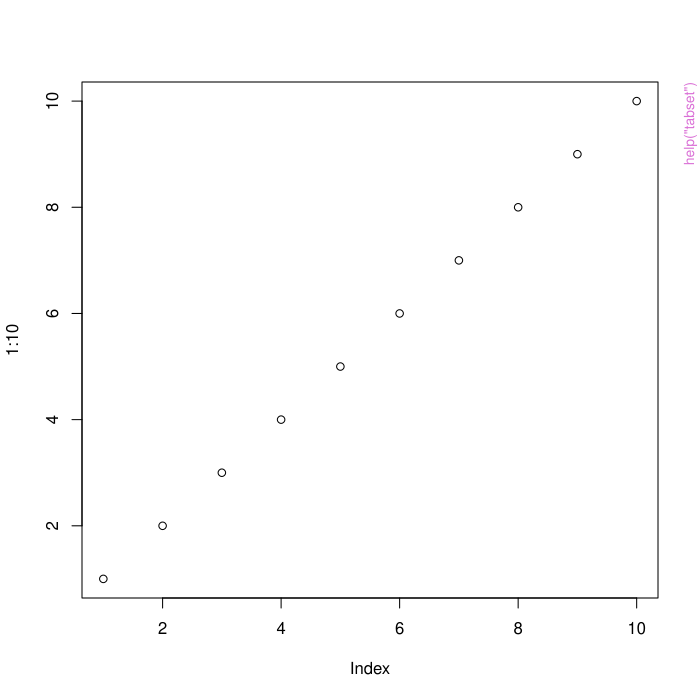

Write the R code that produced this figure.
pkgname <- "xfun"
source(file.path(R.home("share"), "R", "examples-header.R"))
options(warn = 1)
library('xfun')

base::assign(".oldSearch", base::search(), pos = 'CheckExEnv')
base::assign(".old_wd", base::getwd(), pos = 'CheckExEnv')
cleanEx()
nameEx("Rscript")
### * Rscript

flush(stderr()); flush(stdout())

### Name: Rscript
### Title: Run the commands 'Rscript' and 'R CMD'
### Aliases: Rscript Rcmd

### ** Examples

library(xfun)
Rscript(c("-e", "1+1"))
Rcmd(c("build", "--help"))



cleanEx()
nameEx("Rscript_call")
### * Rscript_call

flush(stderr()); flush(stdout())

### Name: Rscript_call
### Title: Call a function in a new R session via 'Rscript()'
### Aliases: Rscript_call

### ** Examples

factorial(10)
# should return the same value
xfun::Rscript_call("factorial", list(10))

# the first argument can be either a character string or a function
xfun::Rscript_call(factorial, list(10))

# Run Rscript starting a vanilla R session
xfun::Rscript_call(factorial, list(10), options = c("--vanilla"))



cleanEx()
nameEx("alnum_id")
### * alnum_id

flush(stderr()); flush(stdout())

### Name: alnum_id
### Title: Generate ID strings
### Aliases: alnum_id

### ** Examples

x = c("Hello world 123!", "a  &b*^##c 456")
xfun::alnum_id(x)
xfun::alnum_id(x, "[^[:alpha:]]+")  # only keep alphabetical chars
# when text contains HTML tags
xfun::alnum_id("<h1>Hello <strong>world</strong>!")



cleanEx()
nameEx("attr2")
### * attr2

flush(stderr()); flush(stdout())

### Name: attr2
### Title: Obtain an attribute of an object without partial matching
### Aliases: attr2

### ** Examples

z = structure(list(a = 1), foo = 2)
base::attr(z, "f")  # 2
xfun::attr2(z, "f")  # NULL
xfun::attr2(z, "foo")  # 2



cleanEx()
nameEx("base64_encode")
### * base64_encode

flush(stderr()); flush(stdout())

### Name: base64_encode
### Title: Encode/decode data into/from base64 encoding.
### Aliases: base64_encode base64_decode

### ** Examples

xfun::base64_encode(as.raw(1:10))
logo = xfun:::R_logo()
xfun::base64_encode(logo)
xfun::base64_decode("AQIDBAUGBwgJCg==")



cleanEx()
nameEx("base64_uri")
### * base64_uri

flush(stderr()); flush(stdout())

### Name: base64_uri
### Title: Generate the Data URI for a file
### Aliases: base64_uri

### ** Examples

logo = xfun:::R_logo()
img = xfun::html_tag("img", src = xfun::base64_uri(logo), alt = "R logo")
if (interactive()) xfun::html_view(img)



cleanEx()
nameEx("base_pkgs")
### * base_pkgs

flush(stderr()); flush(stdout())

### Name: base_pkgs
### Title: Get base R package names
### Aliases: base_pkgs

### ** Examples

xfun::base_pkgs()



cleanEx()
nameEx("browser_print")
### * browser_print

flush(stderr()); flush(stdout())

### Name: browser_print
### Title: Print a web page to PDF/PNG/JPEG
### Aliases: browser_print

### ** Examples
## Don't show: 
if (interactive()) {
## End(Don't show)
xfun::browser_print("https://www.r-project.org")
## Don't show: 
}
## End(Don't show)



cleanEx()
nameEx("bump_version")
### * bump_version

flush(stderr()); flush(stdout())

### Name: bump_version
### Title: Bump version numbers
### Aliases: bump_version

### ** Examples

xfun::bump_version(c("0.1", "91.2.14"))



cleanEx()
nameEx("cache_exec")
### * cache_exec

flush(stderr()); flush(stdout())

### Name: cache_exec
### Title: Cache the execution of an expression in memory or on disk
### Aliases: cache_exec

### ** Examples

# the first run takes about 1 second
y1 = xfun::cache_exec({
    x = rnorm(1e+05)
    Sys.sleep(1)
    x
}, path = ":memory:", id = "sim-norm")

# the second run takes almost no time
y2 = xfun::cache_exec({
    # comments won't affect caching
    x = rnorm(1e+05)
    Sys.sleep(1)
    x
}, path = ":memory:", id = "sim-norm")

# y1, y2, and x should be identical
stopifnot(identical(y1, y2), identical(y1, x))



cleanEx()
nameEx("cache_rds")
### * cache_rds

flush(stderr()); flush(stdout())

### Name: cache_rds
### Title: Cache the value of an R expression to an RDS file
### Aliases: cache_rds
### Keywords: internal

### ** Examples

f = tempfile()  # the cache file
compute = function(...) {
    res = xfun::cache_rds({
        Sys.sleep(1)
        1:10
    }, file = f, dir = "", ...)
    res
}
compute()  # takes one second
compute()  # returns 1:10 immediately
compute()  # fast again
compute(rerun = TRUE)  # one second to rerun
compute()
unlink(paste0(f, "_*.rds"))



cleanEx()
nameEx("csv_options")
### * csv_options

flush(stderr()); flush(stdout())

### Name: csv_options
### Title: Parse comma-separated chunk options
### Aliases: csv_options

### ** Examples

xfun::csv_options("foo, eval=TRUE, fig.width=5, echo=if (TRUE) FALSE")



cleanEx()
nameEx("decimal_dot")
### * decimal_dot

flush(stderr()); flush(stdout())

### Name: decimal_dot
### Title: Evaluate an expression after forcing the decimal point to be a
###   dot
### Aliases: decimal_dot

### ** Examples

opts = options(OutDec = ",")
as.character(1.234)  # using ',' as the decimal separator
print(1.234)  # same
xfun::decimal_dot(as.character(1.234))  # using dot
xfun::decimal_dot(print(1.234))  # using dot
options(opts)



cleanEx()
nameEx("divide_chunk")
### * divide_chunk

flush(stderr()); flush(stdout())

### Name: divide_chunk
### Title: Divide chunk options from the code chunk body
### Aliases: divide_chunk

### ** Examples

# parse yaml-like items
yaml_like = c("#| label: mine", "#| echo: true", "#| fig.width: 8", "#| foo: bar",
    "1 + 1")
writeLines(yaml_like)
xfun::divide_chunk("r", yaml_like)

# parse CSV syntax
csv_like = c("#| mine, echo = TRUE, fig.width = 8, foo = 'bar'", "1 + 1")
writeLines(csv_like)
xfun::divide_chunk("r", csv_like)



cleanEx()
nameEx("do_once")
### * do_once

flush(stderr()); flush(stdout())

### Name: do_once
### Title: Perform a task once in an R session
### Aliases: do_once

### ** Examples

do_once(message("Today's date is ", Sys.Date()), "xfun.date.reminder")
# if you run it again, it will not emit the message again
do_once(message("Today's date is ", Sys.Date()), "xfun.date.reminder")

do_once({
    Sys.sleep(2)
    1 + 1
}, "xfun.task.1plus1")
do_once({
    Sys.sleep(2)
    1 + 1
}, "xfun.task.1plus1")



cleanEx()
nameEx("download_cache")
### * download_cache

flush(stderr()); flush(stdout())

### Name: download_cache
### Title: Download a file from a URL and cache it on disk
### Aliases: download_cache
### Keywords: datasets

### ** Examples
## Don't show: 
if (interactive()) {
## End(Don't show)
# the first time it may take a few seconds
x1 = xfun::download_cache$get("https://www.r-project.org/")
head(x1)

# now you can get the cached content
x2 = xfun::download_cache$get("https://www.r-project.org/")
identical(x1, x2)  # TRUE

# a binary file
x3 = xfun::download_cache$get("https://yihui.org/images/logo.png", "raw")
length(x3)

# show a summary
xfun::download_cache$summary()
# remove a specific cache file
xfun::download_cache$remove("https://yihui.org/images/logo.png", "raw")
# remove all cache files
xfun::download_cache$purge()
## Don't show: 
}
## End(Don't show)



cleanEx()
nameEx("embed_file")
### * embed_file

flush(stderr()); flush(stdout())

### Name: embed_file
### Title: Embed a file, multiple files, or directory on an HTML page
### Aliases: embed_file embed_dir embed_files

### ** Examples

logo = xfun:::R_logo()
link = xfun::embed_file(logo, text = "Download R logo")
link
if (interactive()) xfun::html_view(link)



cleanEx()
nameEx("env_option")
### * env_option

flush(stderr()); flush(stdout())

### Name: env_option
### Title: Retrieve a global option from both 'options()' and environment
###   variables
### Aliases: env_option

### ** Examples

xfun::env_option("xfun.test.option")  # NULL

Sys.setenv(R_XFUN_TEST_OPTION = "1234")
xfun::env_option("xfun.test.option")  # 1234

options(xfun.test.option = TRUE)
xfun::env_option("xfun.test.option")  # TRUE (from options())
options(xfun.test.option = NULL)  # reset the option
xfun::env_option("xfun.test.option")  # 1234 (from env var)

Sys.unsetenv("R_XFUN_TEST_OPTION")
xfun::env_option("xfun.test.option")  # NULL again

xfun::env_option("xfun.test.option", FALSE)  # use default



cleanEx()
nameEx("existing_files")
### * existing_files

flush(stderr()); flush(stdout())

### Name: existing_files
### Title: Find file paths that exist
### Aliases: existing_files

### ** Examples

xfun::existing_files(c("foo.txt", system.file("DESCRIPTION", package = "xfun")))



cleanEx()
nameEx("exit_call")
### * exit_call

flush(stderr()); flush(stdout())

### Name: exit_call
### Title: Call 'on.exit()' in a parent function
### Aliases: exit_call

### ** Examples

f = function(x) {
    print(x)
    xfun::exit_call(function() print("The parent function is exiting!"))
}
g = function(y) {
    f(y)
    print("f() has been called!")
}
g("An argument of g()!")



cleanEx()
nameEx("fenced_block")
### * fenced_block

flush(stderr()); flush(stdout())

### Name: fenced_block
### Title: Create a fenced block in Markdown
### Aliases: fenced_block fenced_div make_fence

### ** Examples

# code block with class 'r' and ID 'foo'
xfun::fenced_block("1+1", c(".r", "#foo"))
# fenced Div
xfun::fenced_block("This is a **Div**.", char = ":")
# three backticks by default
xfun::make_fence("1+1")
# needs five backticks for the fences because content has four
xfun::make_fence(c("````r", "1+1", "````"))



cleanEx()
nameEx("file_ext")
### * file_ext

flush(stderr()); flush(stdout())

### Name: file_ext
### Title: Manipulate filename extensions
### Aliases: file_ext sans_ext with_ext

### ** Examples

library(xfun)
p = c("abc.doc", "def123.tex", "path/to/foo.Rmd", "backup.ppt~", "pkg.tar.xz")
file_ext(p)
sans_ext(p)
with_ext(p, ".txt")
with_ext(p, c(".ppt", ".sty", ".Rnw", "doc", "zip"))
with_ext(p, "html")

# allow for more characters in extensions
p = c("a.c++", "b.c--", "c.e##")
file_ext(p)  # -/+/# not recognized by default
file_ext(p, extra = "-+#")



cleanEx()
nameEx("file_string")
### * file_string

flush(stderr()); flush(stdout())

### Name: file_string
### Title: Read a text file and concatenate the lines by "\n"
### Aliases: file_string

### ** Examples

xfun::file_string(system.file("DESCRIPTION", package = "xfun"))



cleanEx()
nameEx("find_globals")
### * find_globals

flush(stderr()); flush(stdout())

### Name: find_globals
### Title: Find global/local variables in R code
### Aliases: find_globals find_locals

### ** Examples

x = 2
xfun::find_globals("y = x + 1")
xfun::find_globals("y = get('x') + 1")  # x is not recognized
xfun::find_globals("y = zzz + 1")  # zzz doesn't exist

xfun::find_locals("y = x + 1")
xfun::find_locals("assign('y', x + 1)")  # it works
xfun::find_locals("assign('y', x + 1, new.env())")  # still smart
xfun::find_locals("eval(parse(text = 'y = x + 1'))")  # no way



cleanEx()
nameEx("format_bytes")
### * format_bytes

flush(stderr()); flush(stdout())

### Name: format_bytes
### Title: Format numbers of bytes using a specified unit
### Aliases: format_bytes

### ** Examples

xfun::format_bytes(c(1, 1024, 2000, 1e+06, 2e+08))
xfun::format_bytes(c(1, 1024, 2000, 1e+06, 2e+08), units = "KB")



cleanEx()
nameEx("from_root")
### * from_root

flush(stderr()); flush(stdout())

### Name: from_root
### Title: Get the relative path of a path in a project relative to the
###   current working directory
### Aliases: from_root

### ** Examples

## Not run: 
##D xfun::from_root("data", "mtcars.csv")
## End(Not run)



cleanEx()
nameEx("github_releases")
### * github_releases

flush(stderr()); flush(stdout())

### Name: github_releases
### Title: Get the tags of GitHub releases of a repository
### Aliases: github_releases

### ** Examples
## Don't show: 
if (interactive()) {
## End(Don't show)
xfun::github_releases("yihui/litedown")
xfun::github_releases("gohugoio/hugo", "latest")
## Don't show: 
}
## End(Don't show)



cleanEx()
nameEx("grep_sub")
### * grep_sub

flush(stderr()); flush(stdout())

### Name: grep_sub
### Title: Perform replacement with 'gsub()' on elements matched from
###   'grep()'
### Aliases: grep_sub

### ** Examples

# find elements that matches 'a[b]+c' and capitalize 'b' with perl regex
xfun::grep_sub("a([b]+)c", "a\\U\\1c", c("abc", "abbbc", "addc", "123"), perl = TRUE)



cleanEx()
nameEx("gsub_file")
### * gsub_file

flush(stderr()); flush(stdout())

### Name: gsub_file
### Title: Search and replace strings in files
### Aliases: gsub_file gsub_files gsub_dir gsub_ext

### ** Examples

library(xfun)
f = tempfile()
writeLines(c("hello", "world"), f)
gsub_file(f, "world", "woRld", fixed = TRUE)
readLines(f)



cleanEx()
nameEx("html_tag")
### * html_tag

flush(stderr()); flush(stdout())

### Name: html_tag
### Title: Tools for HTML tags
### Aliases: html_tag html_value html_escape html_view

### ** Examples

xfun::html_tag("a", "<R Project>", href = "https://www.r-project.org", target = "_blank")
xfun::html_tag("br")
xfun::html_tag("a", xfun::html_tag("strong", "R Project"), href = "#")
xfun::html_tag("a", list("<text>", xfun::html_tag("b", "R Project")), href = "#")
xfun::html_escape("\" quotes \" & brackets < >")
xfun::html_escape("\" & < > \r \n", attr = TRUE)



cleanEx()
nameEx("in_dir")
### * in_dir

flush(stderr()); flush(stdout())

### Name: in_dir
### Title: Evaluate an expression under a specified working directory
### Aliases: in_dir

### ** Examples

library(xfun)
in_dir(tempdir(), {
    print(getwd())
    list.files()
})



cleanEx()
nameEx("is_abs_path")
### * is_abs_path

flush(stderr()); flush(stdout())

### Name: is_abs_path
### Title: Test if paths are relative or absolute
### Aliases: is_abs_path is_rel_path

### ** Examples

xfun::is_abs_path(c("C:/foo", "foo.txt", "/Users/john/", tempdir()))
xfun::is_rel_path(c("C:/foo", "foo.txt", "/Users/john/", tempdir()))



cleanEx()
nameEx("is_ascii")
### * is_ascii

flush(stderr()); flush(stdout())

### Name: is_ascii
### Title: Check if a character vector consists of entirely ASCII
###   characters
### Aliases: is_ascii

### ** Examples

library(xfun)
is_ascii(letters)  # yes
is_ascii(intToUtf8(8212))  # no



cleanEx()
nameEx("is_blank")
### * is_blank

flush(stderr()); flush(stdout())

### Name: is_blank
### Title: Test if a character vector consists of blank strings
### Aliases: is_blank

### ** Examples

xfun::is_blank("")
xfun::is_blank("abc")
xfun::is_blank(c("", "  ", "\n\t"))
xfun::is_blank(c("", " ", "abc"))



cleanEx()
nameEx("is_sub_path")
### * is_sub_path

flush(stderr()); flush(stdout())

### Name: is_sub_path
### Title: Test if a path is a subpath of a dir
### Aliases: is_sub_path

### ** Examples

xfun::is_sub_path("a/b/c.txt", "a/b")  # TRUE
xfun::is_sub_path("a/b/c.txt", "d/b")  # FALSE
xfun::is_sub_path("a/b/c.txt", "a\\b")  # FALSE (even on Windows)



cleanEx()
nameEx("is_web_path")
### * is_web_path

flush(stderr()); flush(stdout())

### Name: is_web_path
### Title: Test if a path is a web path
### Aliases: is_web_path

### ** Examples

xfun::is_web_path("https://www.r-project.org")  # TRUE
xfun::is_web_path("www.r-project.org")  # FALSE



cleanEx()
nameEx("join_words")
### * join_words

flush(stderr()); flush(stdout())

### Name: join_words
### Title: Join multiple words into a single string
### Aliases: join_words

### ** Examples

join_words("a")
join_words(c("a", "b"))
join_words(c("a", "b", "c"))
join_words(c("a", "b", "c"), sep = " / ", and = "")
join_words(c("a", "b", "c"), and = "")
join_words(c("a", "b", "c"), before = "\"", after = "\"")
join_words(c("a", "b", "c"), before = "\"", after = "\"", oxford_comma = FALSE)



cleanEx()
nameEx("magic_path")
### * magic_path

flush(stderr()); flush(stdout())

### Name: magic_path
### Title: Find a file or directory under a root directory
### Aliases: magic_path

### ** Examples

## Not run: 
##D xfun::magic_path("mtcars.csv")  # find any file that has the base name mtcars.csv
## End(Not run)



cleanEx()
nameEx("mark_dirs")
### * mark_dirs

flush(stderr()); flush(stdout())

### Name: mark_dirs
### Title: Mark some paths as directories
### Aliases: mark_dirs

### ** Examples

mark_dirs(list.files(find.package("xfun"), full.names = TRUE))



cleanEx()
nameEx("md5")
### * md5

flush(stderr()); flush(stdout())

### Name: md5
### Title: Calculate the MD5 checksums of R objects
### Aliases: md5

### ** Examples

x1 = 1
x2 = 1:10
x3 = seq(1, 10)
x4 = iris
x5 = paste
(m = xfun::md5(x1, x2, x3, x4, x5))
stopifnot(m[2] == m[3])  # x2 and x3 should be identical

xfun::md5(x1 = x1, x2 = x2)  # named arguments



cleanEx()
nameEx("md_table")
### * md_table

flush(stderr()); flush(stdout())

### Name: md_table
### Title: Generate a simple Markdown pipe table
### Aliases: md_table

### ** Examples

xfun::md_table(head(iris))
xfun::md_table(mtcars, limit = c(10, 6))



cleanEx()
nameEx("mime_type")
### * mime_type

flush(stderr()); flush(stdout())

### Name: mime_type
### Title: Get the MIME types of files
### Aliases: mime_type

### ** Examples
## Don't show: 
if (tolower(Sys.getenv('CI')) == 'true') {
## End(Don't show)
f = list.files(R.home("doc"), full.names = TRUE)
mime_type(f)
mime_type(f, FALSE)  # don't use mime
mime_type(f, FALSE, NA)  # run command for files without extension
## Don't show: 
}
## End(Don't show)



cleanEx()
nameEx("msg_cat")
### * msg_cat

flush(stderr()); flush(stdout())

### Name: msg_cat
### Title: Generate a message with 'cat()'
### Aliases: msg_cat

### ** Examples

{
    # a message without a newline at the end
    xfun::msg_cat("Hello world!")
    # add a newline at the end
    xfun::msg_cat(" This message appears right after the previous one.\n")
}
suppressMessages(xfun::msg_cat("Hello world!"))



cleanEx()
nameEx("native_encode")
### * native_encode

flush(stderr()); flush(stdout())

### Name: native_encode
### Title: Try to use the system native encoding to represent a character
###   vector
### Aliases: native_encode

### ** Examples

library(xfun)
s = intToUtf8(c(20320, 22909))
Encoding(s)

s2 = native_encode(s)
Encoding(s2)



cleanEx()
nameEx("news2md")
### * news2md

flush(stderr()); flush(stdout())

### Name: news2md
### Title: Convert package news to the Markdown format
### Aliases: news2md

### ** Examples
## Don't show: 
if (interactive()) {
## End(Don't show)
# news for the current version of R
xfun::news2md("R", Version == getRversion(), output = NA)
## Don't show: 
}
## End(Don't show)



cleanEx()
nameEx("normalize_path")
### * normalize_path

flush(stderr()); flush(stdout())

### Name: normalize_path
### Title: Normalize paths
### Aliases: normalize_path

### ** Examples

library(xfun)
normalize_path("~")



cleanEx()
nameEx("numbers_to_words")
### * numbers_to_words

flush(stderr()); flush(stdout())

### Name: numbers_to_words
### Title: Convert numbers to English words
### Aliases: numbers_to_words n2w

### ** Examples

library(xfun)
n2w(0, cap = TRUE)
n2w(0:121, and = TRUE)
n2w(1e+06)
n2w(1e+11 + 12345678)
n2w(-987654321)
n2w(1e+15 - 1)
n2w(123.456)
n2w(123.45678901)
n2w(123.456789098765)



cleanEx()
nameEx("os")
### * os

flush(stderr()); flush(stdout())

### Name: is_windows
### Title: Test for types of operating systems
### Aliases: is_windows is_unix is_macos is_linux is_arm64

### ** Examples

library(xfun)
# only one of the following statements should be true
is_windows()
is_unix() && is_macos()
is_linux()
# In newer Macs, CPU can be either Intel or Apple
is_arm64()  # TRUE on Apple silicone machines



cleanEx()
nameEx("parse_only")
### * parse_only

flush(stderr()); flush(stdout())

### Name: parse_only
### Title: Parse R code and do not keep the source
### Aliases: parse_only

### ** Examples

library(xfun)
parse_only("1+1")
parse_only(c("y~x", "1:5 # a comment"))
parse_only(character(0))



cleanEx()
nameEx("pkg_attach")
### * pkg_attach

flush(stderr()); flush(stdout())

### Name: pkg_attach
### Title: Attach or load packages, and automatically install missing
###   packages if requested
### Aliases: pkg_attach pkg_load loadable pkg_available pkg_attach2
###   pkg_load2

### ** Examples

library(xfun)
pkg_attach("stats", "graphics")
# pkg_attach2('servr') # automatically install servr if it is not installed

(pkg_load("stats", "graphics"))



cleanEx()
nameEx("pkg_bib")
### * pkg_bib

flush(stderr()); flush(stdout())

### Name: pkg_bib
### Title: Generate BibTeX bibliography databases for R packages
### Aliases: pkg_bib

### ** Examples

pkg_bib(c("base", "MASS", "xfun"))
pkg_bib("cluster", prefix = "R-pkg-")  # a different prefix
pkg_bib("xfun", date = "package")



cleanEx()
nameEx("process_file")
### * process_file

flush(stderr()); flush(stdout())

### Name: process_file
### Title: Read a text file, process the text with a function, and write
###   the text back
### Aliases: process_file sort_file

### ** Examples

f = tempfile()
xfun::write_utf8("Hello World", f)
xfun::process_file(f, function(x) gsub("World", "woRld", x))
xfun::read_utf8(f)  # see if it has been updated
file.remove(f)



cleanEx()
nameEx("prose_index")
### * prose_index

flush(stderr()); flush(stdout())

### Name: prose_index
### Title: Find the indices of lines in Markdown that are prose (not code
###   blocks)
### Aliases: prose_index

### ** Examples

library(xfun)
prose_index(c("a", "```", "b", "```", "c"))
prose_index(c("a", "````", "```r", "1+1", "```", "````", "c"))



cleanEx()
nameEx("protect_math")
### * protect_math

flush(stderr()); flush(stdout())

### Name: protect_math
### Title: Protect math expressions in pairs of backticks in Markdown
### Aliases: protect_math

### ** Examples

library(xfun)
protect_math(c("hi $a+b$", "hello $$\\alpha$$", "no math here: $x is $10 dollars"))
protect_math(c("hi $$", "\\begin{equation}", "x + y = z", "\\end{equation}"))
protect_math("$a+b$", "===")



cleanEx()
nameEx("rand_unit")
### * rand_unit

flush(stderr()); flush(stdout())

### Name: rand_unit
### Title: Pseudo-random numbers on [0, 1) based on a linear congruential
###   generator
### Aliases: rand_unit

### ** Examples

rand_unit(10)
rand_unit(10, seed = 0)
rand_unit(10, seed = 0)  # identical results
rand_unit(10, seed = Sys.getpid())



cleanEx()
nameEx("raw_string")
### * raw_string

flush(stderr()); flush(stdout())

### Name: raw_string
### Title: Print a character vector in its raw form
### Aliases: raw_string print.xfun_raw_string

### ** Examples

library(xfun)
raw_string(head(LETTERS))
raw_string(c("a \"b\"", "hello\tworld!"))



cleanEx()
nameEx("read_all")
### * read_all

flush(stderr()); flush(stdout())

### Name: read_all
### Title: Read all text files and concatenate their content
### Aliases: read_all

### ** Examples

# two files in this package
fs = system.file("scripts", c("call-fun.R", "child-pids.sh"), package = "xfun")
xfun::read_all(fs)

# add file paths before file content and an empty line after content
xfun::read_all(fs, before = function(f) paste("#-----", f, "-----"), after = "")

# add constants
xfun::read_all(fs, before = "/*", after = c("*/", ""))



cleanEx()
nameEx("read_bin")
### * read_bin

flush(stderr()); flush(stdout())

### Name: read_bin
### Title: Read all records of a binary file as a raw vector by default
### Aliases: read_bin

### ** Examples

f = tempfile()
cat("abc", file = f)
xfun::read_bin(f)
unlink(f)



cleanEx()
nameEx("record")
### * record

flush(stderr()); flush(stdout())

### Name: record
### Title: Run R code and record the results
### Aliases: record format.xfun_record_results print.xfun_record_results

### ** Examples

code = c("# a warning test", "1:2 + 1:3", "par(mar = c(4, 4, 1, .2))",
    "barplot(5:1, col = 2:6, horiz = TRUE)", "head(iris)",
    "sunflowerplot(iris[, 3:4], seg.col = 'purple')",
    "if (TRUE) {\n  message('Hello, xfun::record()!')\n}",
    "# throw an error", "1 + 'a'")
res = xfun::record(code, dev.args = list(width = 9, height = 6.75),
    error = TRUE)
xfun::tree(res)
format(res)
# find and clean up plot files
plots = Filter(function(x) inherits(x, "record_plot"),
    res)
file.remove(unlist(plots))



graphics::par(get("par.postscript", pos = 'CheckExEnv'))
cleanEx()
nameEx("relative_path")
### * relative_path

flush(stderr()); flush(stdout())

### Name: relative_path
### Title: Get the relative path of a path relative to a directory
### Aliases: relative_path

### ** Examples

xfun::relative_path("foo/bar.txt", "foo/")
xfun::relative_path("foo/bar/a.txt", "foo/haha/")
xfun::relative_path(getwd())



cleanEx()
nameEx("rename_seq")
### * rename_seq

flush(stderr()); flush(stdout())

### Name: rename_seq
### Title: Rename files with a sequential numeric prefix
### Aliases: rename_seq

### ** Examples

xfun::rename_seq()
xfun::rename_seq("[.](jpeg|png)$", format = "%04d")



cleanEx()
nameEx("rest_api")
### * rest_api

flush(stderr()); flush(stdout())

### Name: rest_api
### Title: Get data from a REST API
### Aliases: rest_api rest_api_raw github_api

### ** Examples
## Don't show: 
if (interactive()) {
## End(Don't show)
# a normal GET request
xfun::rest_api("https://mockhttp.org", "/get")
xfun::rest_api_raw("https://mockhttp.org", "/get")

# send the request with an auth header
xfun::rest_api("https://mockhttp.org", "/headers", "OPEN SESAME!")

# with query parameters
xfun::rest_api("https://mockhttp.org", "/response-headers", params = list(foo = "bar"))

# get the rate limit info from GitHub
xfun::github_api("/rate_limit")
## Don't show: 
}
## End(Don't show)



cleanEx()
nameEx("retry")
### * retry

flush(stderr()); flush(stdout())

### Name: retry
### Title: Retry calling a function for a number of times
### Aliases: retry

### ** Examples
## Don't show: 
if (interactive()) {
## End(Don't show)
# read the GitHub releases info of the repo yihui/xfun
xfun::retry(xfun::github_releases, "yihui/xfun")
## Don't show: 
}
## End(Don't show)



cleanEx()
nameEx("rstudio_type")
### * rstudio_type

flush(stderr()); flush(stdout())

### Name: rstudio_type
### Title: Type a character vector into the RStudio source editor
### Aliases: rstudio_type

### ** Examples

library(xfun)
if (loadable("rstudioapi") && rstudioapi::isAvailable()) {
    rstudio_type("Hello, RStudio! xfun::rstudio_type() looks pretty cool!",
        pause = function() runif(1, 0, 0.5), mistake = 0.1)
}



cleanEx()
nameEx("same_path")
### * same_path

flush(stderr()); flush(stdout())

### Name: same_path
### Title: Test if two paths are the same after they are normalized
### Aliases: same_path

### ** Examples

library(xfun)
same_path("~/foo", file.path(Sys.getenv("HOME"), "foo"))



cleanEx()
nameEx("session_info")
### * session_info

flush(stderr()); flush(stdout())

### Name: session_info
### Title: An alternative to sessionInfo() to print session information
### Aliases: session_info

### ** Examples
## Don't show: 
if (interactive()) {
## End(Don't show)
xfun::session_info()
if (xfun::loadable("MASS")) xfun::session_info("MASS")
## Don't show: 
}
## End(Don't show)



cleanEx()
nameEx("set_envvar")
### * set_envvar

flush(stderr()); flush(stdout())

### Name: set_envvar
### Title: Set environment variables
### Aliases: set_envvar

### ** Examples

vars = xfun::set_envvar(c(FOO = "1234"))
Sys.getenv("FOO")
xfun::set_envvar(vars)
Sys.getenv("FOO")



cleanEx()
nameEx("shrink_images")
### * shrink_images

flush(stderr()); flush(stdout())

### Name: shrink_images
### Title: Shrink images to a maximum width
### Aliases: shrink_images

### ** Examples
## Don't show: 
if (xfun::loadable('magick')) {
## End(Don't show)
f = xfun:::all_files("[.](png|jpe?g)$", R.home("doc"))
file.copy(f, tempdir())
f = file.path(tempdir(), basename(f))
magick::image_info(magick::image_read(f))  # some widths are larger than 300
xfun::shrink_images(300, files = f)
magick::image_info(magick::image_read(f))  # all widths <= 300 now
file.remove(f)
## Don't show: 
}
## End(Don't show)



cleanEx()
nameEx("split_lines")
### * split_lines

flush(stderr()); flush(stdout())

### Name: split_lines
### Title: Split a character vector by line breaks
### Aliases: split_lines

### ** Examples

xfun::split_lines(c("a", "b\nc"))



cleanEx()
nameEx("split_source")
### * split_source

flush(stderr()); flush(stdout())

### Name: split_source
### Title: Split source lines into complete expressions
### Aliases: split_source

### ** Examples

code = c("# comment 1", "# comment 2", "if (TRUE) {", "1 + 1", "}", "print(1:5)")
xfun::split_source(code)
xfun::split_source(code, merge_comments = TRUE)



cleanEx()
nameEx("str_wrap")
### * str_wrap

flush(stderr()); flush(stdout())

### Name: str_wrap
### Title: Wrap character vectors
### Aliases: str_wrap

### ** Examples

x = sample(c(letters, " "), 200, TRUE, c(rep(0.5/26, 26), 0.5))
x = rep(paste(x, collapse = ""), 2)
strwrap(x, width = 30)
xfun::str_wrap(x, width = 30)  # same length as x



cleanEx()
nameEx("strict_list")
### * strict_list

flush(stderr()); flush(stdout())

### Name: strict_list
### Title: Strict lists
### Aliases: strict_list as_strict_list $.xfun_strict_list
###   print.xfun_strict_list

### ** Examples

library(xfun)
(z = strict_list(aaa = "I am aaa", b = 1:5))
z$a  # NULL!
z$aaa  # I am aaa
z$b
z$c = "create a new element"

z2 = unclass(z)  # a normal list
z2$a  # partial matching

z3 = as_strict_list(z2)  # a strict list again
z3$a  # NULL again!



cleanEx()
nameEx("strip_html")
### * strip_html

flush(stderr()); flush(stdout())

### Name: strip_html
### Title: Strip HTML tags
### Aliases: strip_html

### ** Examples

xfun::strip_html("<a href=\"#\">Hello <!-- comment -->world!</a>")



cleanEx()
nameEx("system3")
### * system3

flush(stderr()); flush(stdout())

### Name: system3
### Title: Run 'system2()' and mark its character output as UTF-8 if
###   appropriate
### Aliases: system3

### ** Examples
## Don't show: 
if (interactive()) {
## End(Don't show)
a = shQuote(c("-e", "print(intToUtf8(c(20320, 22909)))"))
x2 = system2("Rscript", a, stdout = TRUE)
Encoding(x2)  # unknown

x3 = xfun::system3("Rscript", a, stdout = TRUE)
# encoding of x3 should be UTF-8 if the current locale is UTF-8
!l10n_info()[["UTF-8"]] || Encoding(x3) == "UTF-8"  # should be TRUE
## Don't show: 
}
## End(Don't show)



cleanEx()
nameEx("tabset")
### * tabset

flush(stderr()); flush(stdout())

### Name: tabset
### Title: Represent a (recursive) list with (nested) tabsets
### Aliases: tabset tab_content

### ** Examples

xfun::tabset(iris)
xfun::tabset(iris, dput)
xfun::tabset(iris, print)

# a deeply nested list
plot(1:10)
p = recordPlot()
xfun::tabset(p)

# custom tab content
xfun::tabset(iris, function(x) {
    if (is.factor(x)) {
        res = c("A factor with levels: ", xfun::join_words(levels(x), before = "`"))
        xfun::tab_content(res)
    } else print(summary(x))
})



cleanEx()
nameEx("taml_load")
### * taml_load

flush(stderr()); flush(stdout())

### Name: taml_load
### Title: A simple YAML reader and writer
### Aliases: taml_load taml_file taml_save

### ** Examples

(res = taml_load("a: 1"))
taml_save(res)

(res = taml_load("a: 1\nb: \"foo\"\nc: null"))
taml_save(res)

(res = taml_load("a:\n  b: false\n  c: true\n  d: 1.234\ne: bar"))
taml_save(res)
taml_save(res, indent = "\t")

taml_load("a: !expr paste(1:10, collapse = \", \")")
taml_load("a: [1, 3, 4, 2]")
taml_load("a: [1, \"abc\", 4, 2]")
taml_load("a: [\"foo\", \"bar\"]")
taml_load("a: [true, false, true]")
# the other form of array is not supported
taml_load("a:\n  - b\n  - c")
# and you must use the yaml package
if (loadable("yaml")) yaml_load("a:\n  - b\n  - c")



cleanEx()
nameEx("tinify")
### * tinify

flush(stderr()); flush(stdout())

### Name: tinify
### Title: Use the Tinify API to compress PNG and JPEG images
### Aliases: tinify tinify_dir

### ** Examples

## Not run: 
##D f = xfun:::R_logo("jpg$")
##D xfun::tinify(f)  # remember to set the API key before trying this
## End(Not run)



cleanEx()
nameEx("tojson")
### * tojson

flush(stderr()); flush(stdout())

### Name: tojson
### Title: A simple JSON serializer
### Aliases: tojson js json_vector

### ** Examples

library(xfun)
tojson(NULL)
tojson(1:10)
tojson(TRUE)
tojson(FALSE)
tojson(list(a = 1, b = list(c = 1:3, d = "abc")))
tojson(list(c("a", "b"), 1:5, TRUE, Sys.Date() + 1:3))
tojson(head(iris))  # each column is in an element
tojson(unname(head(iris)))  # each row is in an element
tojson(matrix(1:12, 3))

# literal JS code
tojson(list(a = 1:5, b = js("function() {return true;}")))



cleanEx()
nameEx("tree")
### * tree

flush(stderr()); flush(stdout())

### Name: tree
### Title: Turn the output of 'str()' into a tree diagram
### Aliases: tree

### ** Examples

fit = lsfit(1:9, 1:9)
str(fit)
xfun::tree(fit)

fit = lm(dist ~ speed, data = cars)
str(fit)
xfun::tree(fit)

# some trivial examples
xfun::tree(1:10)
xfun::tree(iris)



cleanEx()
nameEx("try_error")
### * try_error

flush(stderr()); flush(stdout())

### Name: try_error
### Title: Try an expression and see if it throws an error
### Aliases: try_error

### ** Examples

xfun::try_error(stop("foo"))  # TRUE
xfun::try_error(1:10)  # FALSE



cleanEx()
nameEx("try_silent")
### * try_silent

flush(stderr()); flush(stdout())

### Name: try_silent
### Title: Try to evaluate an expression silently
### Aliases: try_silent

### ** Examples

library(xfun)
z = try_silent(stop("Wrong!"))
inherits(z, "try-error")



cleanEx()
nameEx("upload_imgur")
### * upload_imgur

flush(stderr()); flush(stdout())

### Name: upload_imgur
### Title: Upload an image to imgur.com
### Aliases: upload_imgur

### ** Examples

## Not run: 
##D f = tempfile(fileext = ".png")
##D png(f)
##D plot(rnorm(100), main = R.version.string)
##D dev.off()
##D 
##D res = imgur_upload(f, include_xml = TRUE)
##D res  # link to original URL of the image
##D xfun::attr2(res, "XML")  # all information
##D if (interactive())
##D     browseURL(res)
##D 
##D # to use your own key
##D options(xfun.upload_imgur.key = "your imgur key")
## End(Not run)



cleanEx()
nameEx("url_accessible")
### * url_accessible

flush(stderr()); flush(stdout())

### Name: url_accessible
### Title: Test if a URL is accessible
### Aliases: url_accessible

### ** Examples

xfun::url_accessible("https://yihui.org")



cleanEx()
nameEx("url_destination")
### * url_destination

flush(stderr()); flush(stdout())

### Name: url_destination
### Title: Get the final destination of a URL
### Aliases: url_destination

### ** Examples

u = "https://tinytex.yihui.org"  # redirected to https://yihui.org/tinytex/
if (url_accessible(u)) url_destination(u)



cleanEx()
nameEx("url_filename")
### * url_filename

flush(stderr()); flush(stdout())

### Name: url_filename
### Title: Extract filenames from a URLs
### Aliases: url_filename

### ** Examples

xfun::url_filename("https://yihui.org/images/logo.png")
xfun::url_filename("https://yihui.org/index.html")
xfun::url_filename("https://yihui.org/index.html?foo=bar")
xfun::url_filename("https://yihui.org/index.html#about")
xfun::url_filename("https://yihui.org")
xfun::url_filename("https://yihui.org/")



cleanEx()
nameEx("valid_syntax")
### * valid_syntax

flush(stderr()); flush(stdout())

### Name: valid_syntax
### Title: Check if the syntax of the code is valid
### Aliases: valid_syntax

### ** Examples

xfun::valid_syntax("1+1")
xfun::valid_syntax("1+")
xfun::valid_syntax(c("if(T){1+1}", "else {2+2}"), silent = FALSE)



cleanEx()
nameEx("yaml_body")
### * yaml_body

flush(stderr()); flush(stdout())

### Name: yaml_body
### Title: Partition the YAML metadata and the body in a document
### Aliases: yaml_body

### ** Examples

xfun::yaml_body(c("---", "title: Hello", "output: litedown::html_format", "---",
    "", "Content."))



cleanEx()
nameEx("yaml_load")
### * yaml_load

flush(stderr()); flush(stdout())

### Name: yaml_load
### Title: Read YAML data
### Aliases: yaml_load

### ** Examples

yaml_load("a: 1")
yaml_load("a: 1", use_yaml = FALSE)



### * <FOOTER>
###
cleanEx()
options(digits = 7L)
base::cat("Time elapsed: ", proc.time() - base::get("ptime", pos = 'CheckExEnv'),"\n")
grDevices::dev.off()
###
### Local variables: ***
### mode: outline-minor ***
### outline-regexp: "\\(> \\)?### [*]+" ***
### End: ***
quit('no')
